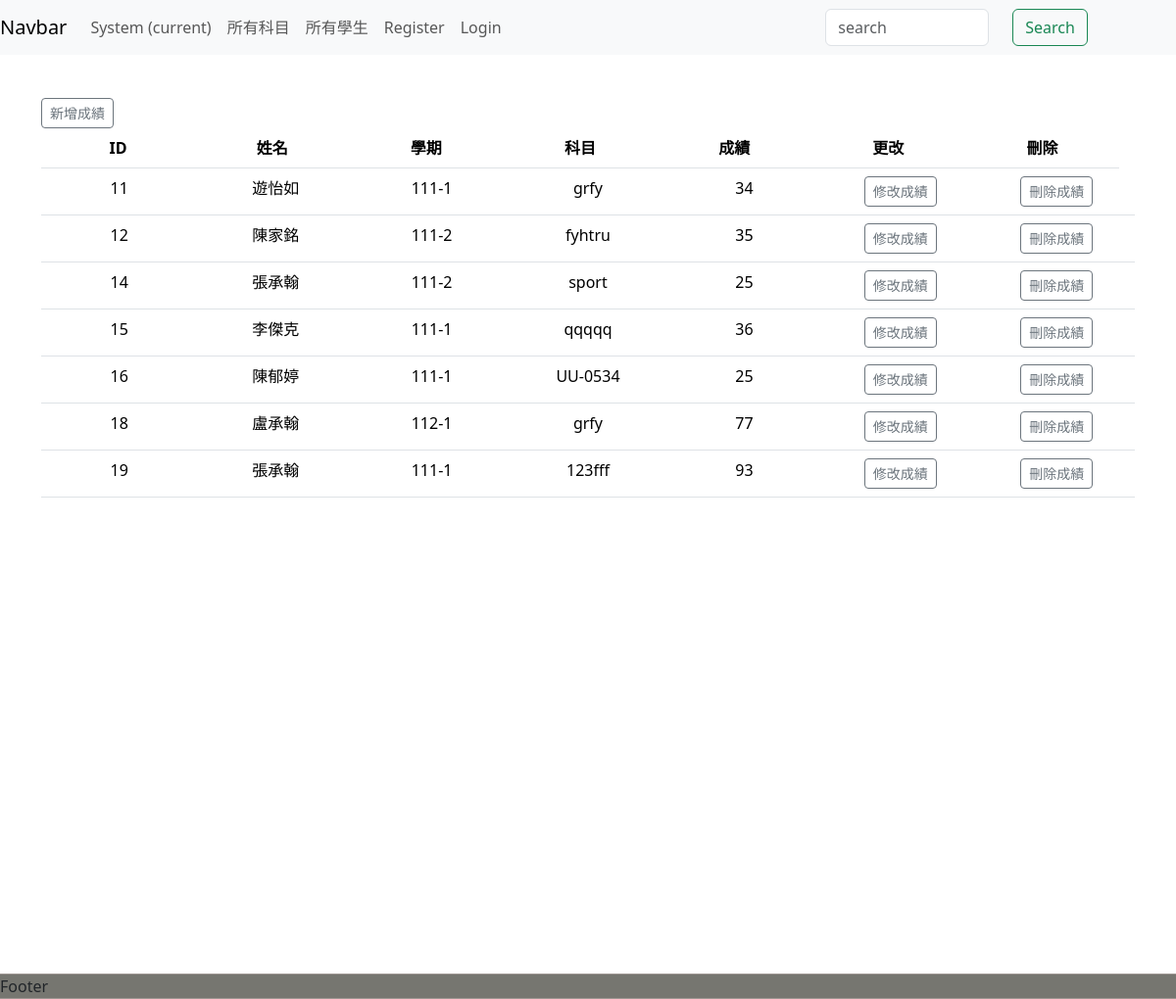
/app/grades/, run on an earlier commit of the app's database.
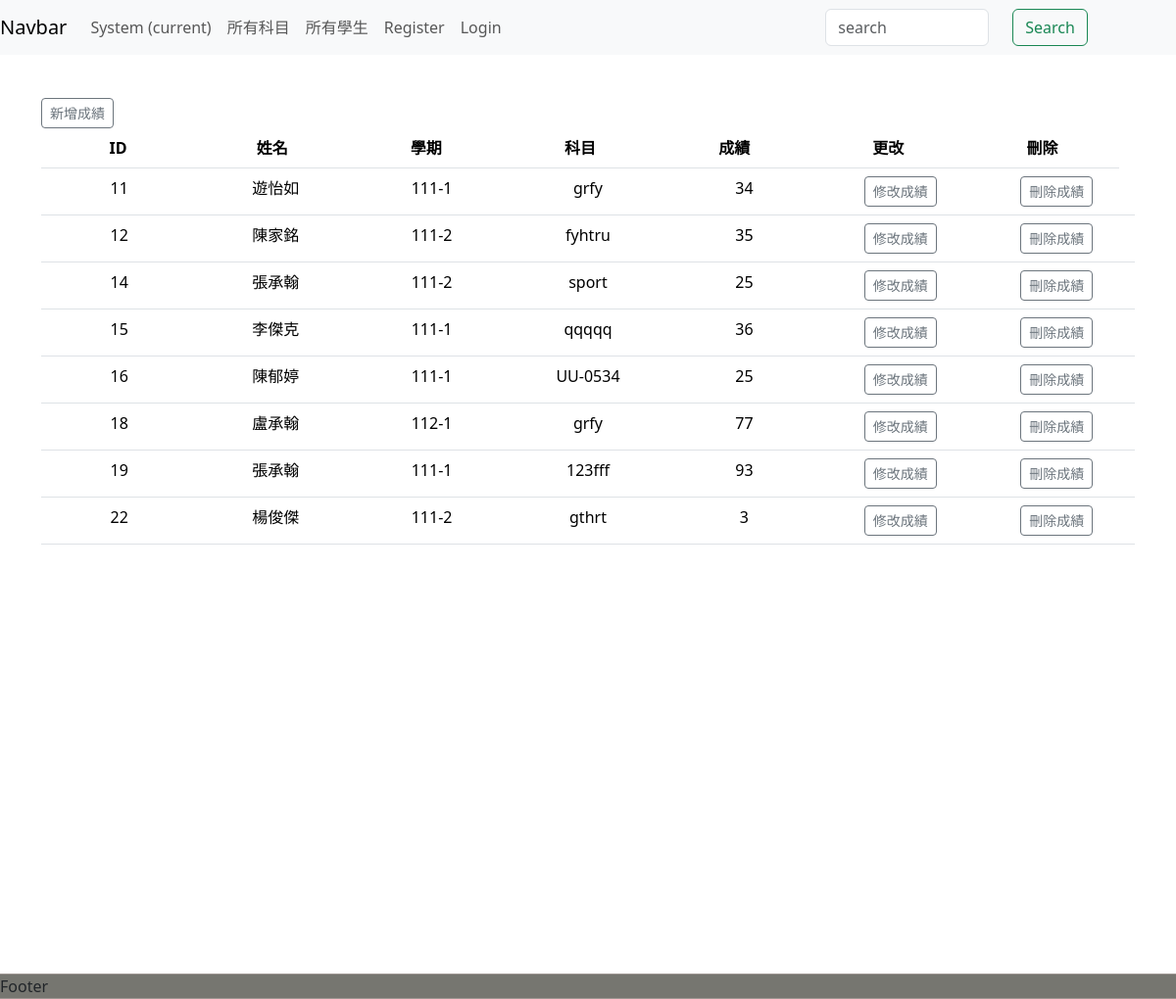
And on a later commit of the database.
### app/models.py (models this page shows, shortened)
class Grade(models.Model):
    student = models.ForeignKey(verbose_name="學生", to=Student, on_delete=models.CASCADE, blank=False, null=False,db_constraint=False)
    semester = models.CharField(max_length=6, validators=[semesterRule])
    subject = models.ForeignKey(verbose_name="科目", to=Subject, on_delete=models.CASCADE, blank=False, null=False,db_constraint=False)
    grade = models.IntegerField(
        verbose_name="成績",
        validators=[MaxValueValidator(100), MinValueValidator(0)],
        blank=True,
        null=True
    )
    class Meta:
        verbose_name = "成績"
        verbose_name_plural = "成績"
        unique_together = ["student", "semester", "subject"]
        permissions = (
            ('readGrade', 'readGrade'), #(attribure,解釋)
            ('createGrade', 'createGrade'),
            ('updateGrade', 'updateGrade'),
            ('deleteGrade', 'deleteGrade'),
        )

class Student(models.Model):
    name = models.CharField(verbose_name="名字",max_length=30,blank=False,null=False)
    phoneNumber = models.CharField(verbose_name="手機",max_length=15, blank=False,validators=[phoneNumberRule], unique=True)
    email =models.CharField(max_length=50,blank=False,validators=[emailRule])
    gender = models.IntegerField(choices=((0, "男"), (1, "女"),(2,"未知")), default=2, verbose_name="性別")
    def __str__(self):
        return f"{self.name}"
    class Meta:
        ordering = ['id'] #['-id']
        verbose_name = "學生"
        verbose_name_plural = verbose_name

class Subject(models.Model):
    subjectName = models.CharField(max_length=30,unique=True,verbose_name ="科目名稱")
    def __str__(self):
        return f"{self.subjectName}"
    class Meta:
        verbose_name = "科目"
        verbose_name_plural = "科目"

### app/views.py (the view)
# urls.py: path("grades/", views.ListGradeView.as_view(), name="listGrades"),
class ListGradeView(ListView):
    model = Grade
    template_name = 'app/Grade.html'
    context_object_name = "grades"

### app/templates/app/Grade.html (shortened to what this page needs)
{% extends "app/Base.html" %}
{% load static %}
{% block content %}
     <a href="{% url 'app:createGrade' %}" class="btn btn-outline-secondary btn-sm">新增成績</a>
    <div class="table-container">
    <table class="table">
    <thead>
        <tr>
        <th scope="col">ID</th>
        <th scope="col">姓名</th>
        <th scope="col">學期</th>
        <th scope="col">科目</th>
        <th scope="col">成績</th>
        <th scope="col">更改</th>
        <th scope="col">刪除</th>
        </tr>
    </thead>
    <tbody>
        {% for grade in grades %}
            <tr>
                <td scope="col">{{ grade.id }}</td>
                <td scope="col">{{ grade.student }}</td>
                <td scope="col">{{ grade.semester }}</td>
                <td scope="col">{{ grade.subject }}</td>
                <td scope="col">{{ grade.grade }}</td>
                <td scope="col"><a href="{% url 'app:updateGrades' pk=grade.pk %}"><button class="btn btn-outline-secondary btn-sm update-grade-btn">
                    修改成績</button></a></td>
                <td scope="col"><a href="{% url 'app:deleteGrades' pk=grade.pk %}"><button class="btn btn-outline-secondary btn-sm delete-grade-btn">
                    刪除成績
                </button></a></td>
            </tr>
        {% endfor %}
    </tbody>
    </table>
    </div>
{% endblock %}

What changed in the data, as far as the page shows it:
added Grade: id "22", student "楊俊傑", semester "111-2", subject "gthrt", grade "3"
